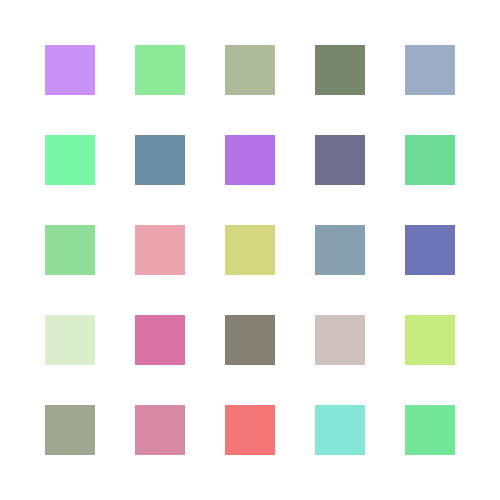
Frame 1 (no input)
Frame 60 (the mouse pressed at the canvas centre just before this capture): identical to frame 1, image omitted
Frame 120 (the mouse held since frame 60 and released just before this capture): identical to frame 1, image omitted

The Processing sketch that drew this single still picture (run headless with seeded random() and noise(); from frame 60 on, the mouse is pressed at the canvas centre):

// Processing sketch: processing_66672
// ── processing_66672.pde

int[][] sizes = new int[5][5];
color[][] pallette = new color[5][5];
int[][] Xpos = new int[5][5];
int[][] Ypos = new int [5][5];
boolean[][] grow = new boolean [5][5];
int [][] growLimits = new int [5][5];
int [][] growCount = new int [5][5];

int Xo, Yo;

void setup () {

size (500, 500);
  
rectMode (CENTER);

Xo = 70;
Yo = 70;

for (int j = 0; j < 5; j++ ){
  
  for (int i = 0; i < 5; i++) {
    
   Xpos[j][i] = Xo + 90*i;
   Ypos[j][i] = Yo + 90*j;
   sizes[j][i] = 50;
   pallette [j][i] = color (random(255), random (255), random (255), 150);
   grow[j][i] = false;
   growLimits[j][i] = 0;
   growCount [j][i] = 0;
  }
}

noStroke();
  
}

void draw () {

background (255);  
  
 for (int j = 0 ; j < 5; j++) {
  
   for (int i = 0; i < 5; i++) {
     
     if (grow[j][i] == true && growCount[j][i] < growLimits[j][i]) {
       sizes [j][i] += 1;
       growCount [j][i] += 1;
       
     } else {
       
       grow[j][i] = false;
       growCount [j][i] = 0;
       
     }
    
    fill (pallette[j][i]);
    rect (Xpos[j][i], Ypos[j][i], sizes[j][i], sizes[j][i]);
     
   }
  
 }
  
}

void mouseClicked () {
 
for ( int j = 0; j < 5; j++ ){  
  
  for (int i = 0; i < 5; i++) {
  
    if (mouseX > Xpos[j][i] - sizes[j][i] / 2 && mouseX < Xpos[j][i] + sizes[j][i] / 2 && mouseY > Ypos[j][i] - sizes[j][i] / 2 && mouseY < Ypos[j][i] + sizes[j][i] / 2) {
     
     grow [j][i] = true;
     growLimits[j][i] = int (random (20, 60));
      
    }
    
 }
 
}
 
  
}
